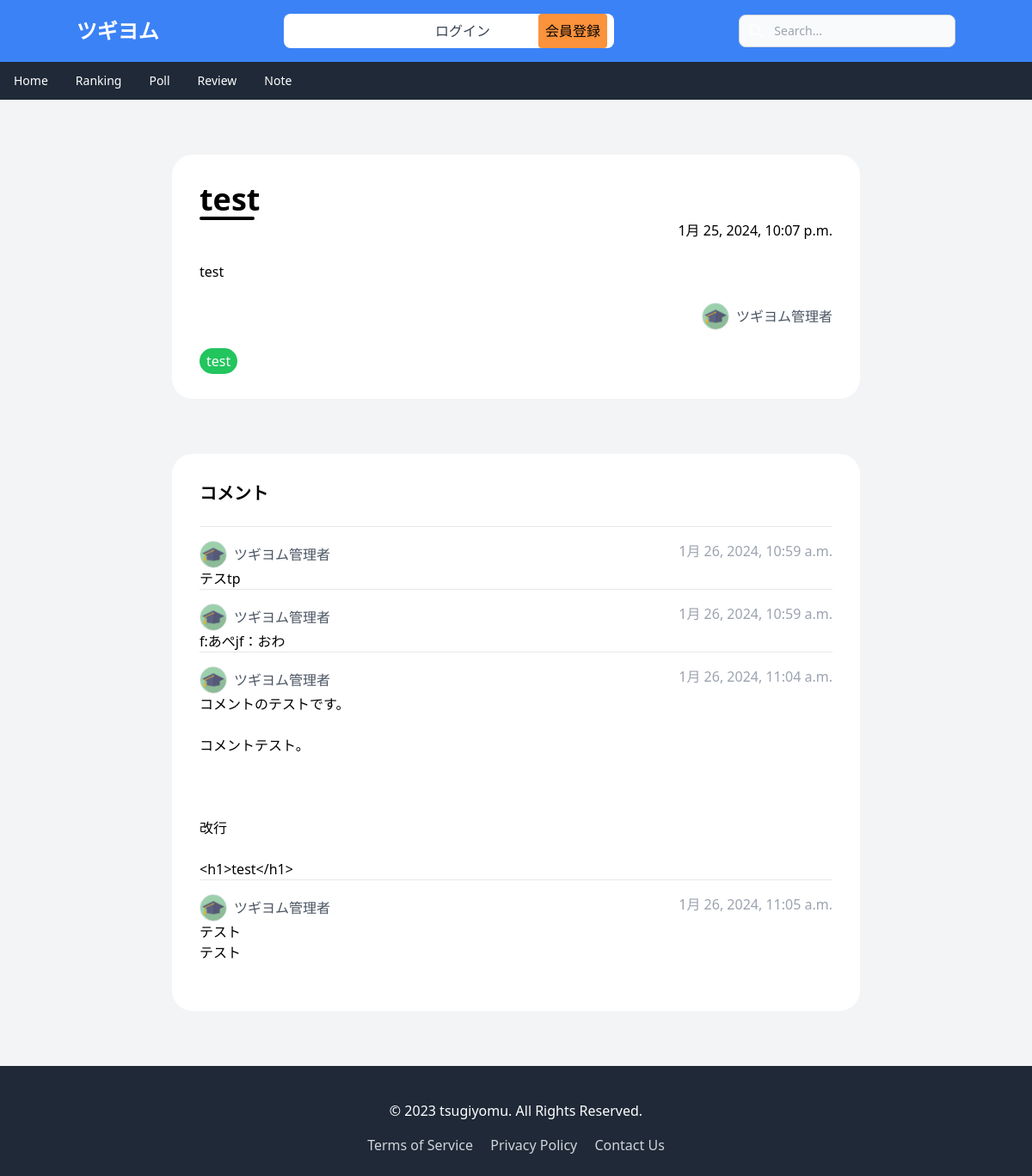
Page /note/RjP4bXZZEPNEsWwdex1Yh1/ on the earlier database version.
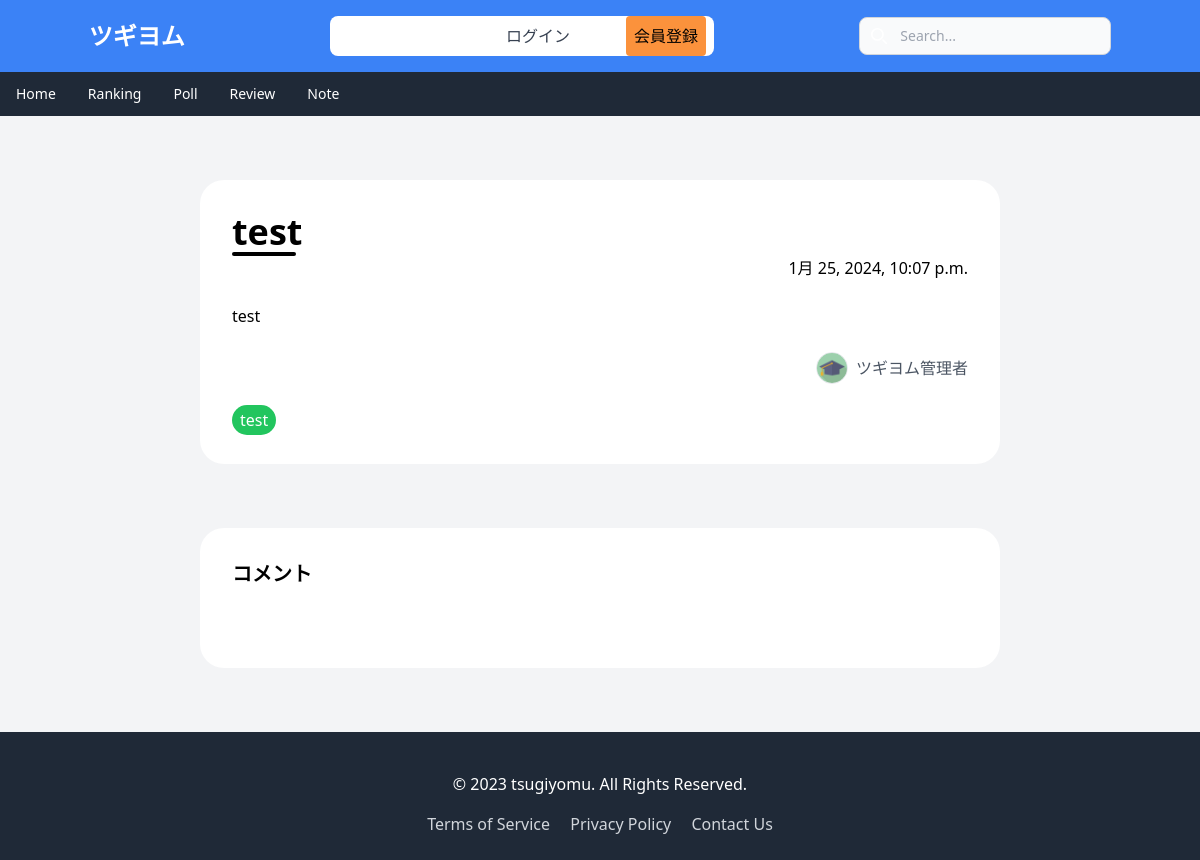
Same page on the later database version.
### api/models.py (models this page shows)
class BlogComment(models.Model):
    id = models.CharField(default=create_id, primary_key=True, max_length=22, editable=False)
    creator = models.ForeignKey(Profile, on_delete=models.CASCADE)
    comment = models.CharField(max_length=255)
    blog = models.ForeignKey(Blog, on_delete=models.CASCADE,related_name="blog_comment",blank=True,null=True)
    created_at = models.DateTimeField(auto_now_add=True)
    def __str__(self):
        return f"{self.comment}"

class Profile(models.Model):
    user = models.OneToOneField(User, on_delete=models.CASCADE)
    name = models.CharField(max_length=255)
    bio = models.TextField()
    image = models.ImageField(upload_to='profile_images/', default='default.png')
    def __str__(self):
      return self.name

### blog/views.py (the view, shortened to what this page needs)
# urls.py: path('<str:pk>/',         DetailsBlogView.as_view(), name='details_blog'),
class DetailsBlogView(View):
  def get(self,request,pk):
    blog = Blog.objects.get(id=pk)
    comments = BlogComment.objects.filter(blog=blog)
    print(comments)
    return render(request, "details.html",{"blog":blog,"comments":comments})

### api/models.py (called while the page is built)
    def __str__(self):
        return f"{self.title}"

### blog/templates/details.html (shortened to what this page needs)
{% extends 'base.html' %}
{% load amazon_links %}
{% block content %}
<div class="flex flex-col-reverse md:flex-row">
  <div class=" w-11/12 md:w-2/3 mx-auto md:order-1">
    <div class=" bg-white p-8 my-8 md:my-16 rounded-3xl ">
      <h1 class="text-xl md:text-4xl font-bold">{{blog.title}}</h1>
      <div class="border-b-4 w-16 border-black rounded"></div>
      <h1 class="text-right">{{blog.created_at}}</h1>
      <br>
      <h1>{{blog.content |  safe}}</h1>
      <br>
      <div class="flex items-center justify-end">
        <a href="#" class="flex items-center">
          <img src="{{ blog.creator.image.url }}" alt="Profile Image" class="w-8 h-8   object-cover border rounded-full ">
          <p class="pl-2 text-gray-600">{{ blog.creator }}</p>
        </a>
      </div>
      <br>
     <a href="{% url 'show_blog_tag' blog.tag.title %}" class="bg-green-500 px-2 py-1 rounded-full text-white">{{blog.tag}}</a>
    </div>
    {% if blog.tag.title != "お知らせ" %}
    <div class="bg-white p-8 my-8 md:my-16 rounded-3xl sm:order-2  ">
      <h1 class="font-bold text-xl">コメント</h1>
      <br>
      {% for comment in comments %}
        <div id="{{comment.id}}" class="comment">
          <hr class="py-2">
         <div class="flex justify-between">
          <div class="flex items-center">
            <img src="{{ comment.creator.image.url }}" alt="Profile Image" class="w-8 h-8   object-cover border rounded-full ">
            <p class="pl-2 text-gray-600">{{ comment.creator }}</p>
          </div>
          <h1 class="font-sm text-gray-400">{{comment.created_at}}</h1>
         </div>
          <p>{{ comment.comment |  linebreaksbr }}</p>
        </div>
      {% endfor %}
      <br>
    </div>
    {% endif %}
  </div>
</div>
{% endblock %}

Differences in the rows shown:
removed BlogComment: creator.image (picture), creator "ツギヨム管理者", created_at "1月 26, 2024, 10:59 a.m.", comment "テスtp"
removed BlogComment: creator.image (picture), creator "ツギヨム管理者", created_at "1月 26, 2024, 10:59 a.m.", comment "f:あぺjf：おわ"
removed BlogComment: creator.image (picture), creator "ツギヨム管理者", created_at "1月 26, 2024, 11:04 a.m.", comment "コメントのテストです。 コメントテスト。 改行 <h1>test</h1>"
removed BlogComment: creator.image (picture), creator "ツギヨム管理者", created_at "1月 26, 2024, 11:05 a.m.", comment "テスト テスト"
